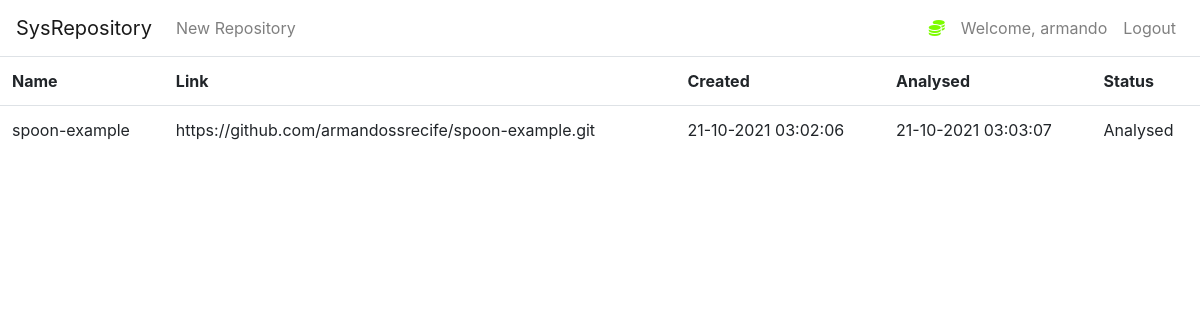
Page /repository/3/analysed (signed in) on the committed database.
### msr/dao.py (models this page shows, shortened)
class User(db.Model, UserMixin):
    id = db.Column(db.Integer(), primary_key=True)
    username = db.Column(db.String(length=30), nullable=False, unique=True)
    email_address = db.Column(db.String(length=50), nullable=False, unique=True)
    password_hash = db.Column(db.String(length=60), nullable=False)
    repositories = db.relationship('Repository', backref='owned_user', lazy=True)
    @property
    def password(self):
        return self.password

class Repository(db.Model):
    id = db.Column(db.Integer(), primary_key=True)
    name = db.Column(db.String(length=30), nullable=False, unique=False)
    link = db.Column(db.String(length=1024), nullable=False, unique=False)
    creation_date = db.Column(db.DateTime, nullable=False, default=datetime.now)
    analysis_date = db.Column(db.DateTime, nullable=True, default=None)
    analysed = db.Column(db.Integer(), nullable=True, default=0)
    owner = db.Column(db.Integer(), db.ForeignKey('user.id'))

### msr/main.py (the view)
@app.route("/repository/<int:id>/analysed", methods=["GET"])
@login_required
def visualizar_analise_repositorio(id):
    repositorio = repositoriesCollection.query_repository_by_id(id)
    link = repositorio.link
    name = repositorio.name
    creation_date = repositorio.creation_date
    analysis_date = repositorio.analysis_date
    status = repositorio.analysed
    relative_path = 'repositories' + '/' + str(current_user.get_id()) + '/' + name + '.json'
    relative_path_file_name = url_for('static', filename=relative_path)
    return render_template("repository/analisado.html", my_link=link, my_name=name, my_creation_date=creation_date,
                                my_analysis_date=analysis_date, my_status=status,
                                my_relative_path_file_name=relative_path_file_name)

### msr/dao.py (called while the page is built)
@login_manager.user_loader
def load_user(user_id):
    return User.query.get(int(user_id))

    def query_repository_by_id(self, p_id):
        repository = Repository.query.filter_by(id=p_id).first()
        return repository

### msr/main.py (called while the page is built)
@app.context_processor
def utility_processor():
    def status_repositorio(status):
        valor = ''
        try:
            lista_de_status = list()
            lista_de_status = ['Registered', 'Processing', 'Analysed']
            valor = lista_de_status[status]
        except Exception as e:
            print('Erro de status: valor ' + valor + ' - status:  ' + str(status) + ' - ' + str(e))
        return valor
    return dict(status_repositorio=status_repositorio)

### msr/templates/repository/analisado.html (shortened to what this page needs)
{% extends 'base.html' %}
{% block content %}
<table class="table table-hover table">
    <tr>
      <th scope="col">Name</th>
      <th scope="col">Link</th>
      <th scope="col">Created</th>
      <th scope="col">Analysed</th>
      <th scope="col">Status</th>
    </tr>
          <tr role="row">
          <td> {{ my_name }} </td>
          <td >{{ my_link }}</td>
          <td> {{ my_creation_date.strftime('%d-%m-%Y %H:%M:%S') }} </td>
          <td> {{ my_analysis_date.strftime('%d-%m-%Y %H:%M:%S') }} </td>
          <td >{{ status_repositorio(my_status) }} </td>
    </table>
{% endblock %}

### msr/templates/base.html (shortened to what this page needs)
<!doctype html>
<html lang="en">
   <head>
      <link rel="stylesheet" href="https://cdn.jsdelivr.net/npm/bootstrap@4.5.3/dist/css/bootstrap.min.css">
      <link rel="stylesheet" type="text/css" href="{{ url_for('static', filename='jsonview.bundle.css') }}">
   </head>
   <body>
    <nav class="navbar navbar-expand-md navbar-light">
      <a class="navbar-brand" href="{{ url_for('msr_page') }} ">SysRepository</a>
      <div class="collapse navbar-collapse" id="navbarNav">
          {% if current_user.is_authenticated %}
            <ul class="navbar-nav mr-auto">
                <li class="nav-item">
                    <a class="nav-link" href="{{ url_for('repository_page') }}">New Repository</a>
                </li>
            </ul>
            <ul class="navbar-nav">
                <li class="nav-item">
                    <a class="nav-link" style="color: lawngreen; font-weight: bold">
                        <i class="fas fa-coins"></i>
                    </a>
                </li>
                <li class="nav-item">
                    <a class="nav-link">Welcome, {{ current_user.username }}</a>
                </li>
                <li class="nav-item">
                    <a class="nav-link" href="{{ url_for('logout_page') }}">Logout</a>
                </li>
            </ul>
          {% endif %}
      </div>
    </nav>
      {% block content %}
      {% endblock %}
   </body>
</html>

### rows in the picture
User: username "armando"
Repository: name "spoon-example", link "https://github.com/armandossrecife/spoon-example.git", strftime "21-10-2021 03:02:06", strftime "21-10-2021 03:03:07"

### other values in the picture
{{ status_repositorio(my_status) }} "Analysed"
